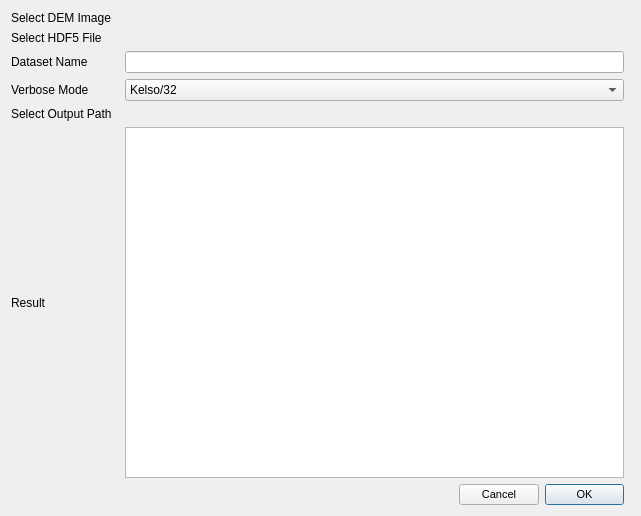
<?xml version="1.0" encoding="UTF-8"?>
<ui version="4.0">
 <class>CallRectificationDialogBase</class>
 <widget class="QDialog" name="CallRectificationDialogBase">
  <property name="geometry">
   <rect>
    <x>0</x>
    <y>0</y>
    <width>641</width>
    <height>516</height>
   </rect>
  </property>
  <property name="windowTitle">
   <string>Call Rectification</string>
  </property>
  <layout class="QGridLayout" name="gridLayout">
   <item row="2" column="0">
    <widget class="QLabel" name="label_3">
     <property name="text">
      <string>Dataset Name</string>
     </property>
    </widget>
   </item>
   <item row="3" column="2">
    <widget class="QComboBox" name="comboBox_2">
     <property name="minimumSize">
      <size>
       <width>350</width>
       <height>0</height>
      </size>
     </property>
     <property name="maximumSize">
      <size>
       <width>16777215</width>
       <height>16777215</height>
      </size>
     </property>
     <property name="toolTip">
      <string>&lt;html&gt;&lt;head/&gt;&lt;body&gt;&lt;p&gt;Select verbose mode&lt;/p&gt;&lt;/body&gt;&lt;/html&gt;</string>
     </property>
     <item>
      <property name="text">
       <string>Kelso/32</string>
      </property>
     </item>
    </widget>
   </item>
   <item row="2" column="2">
    <widget class="QLineEdit" name="lineEdit_3">
     <property name="minimumSize">
      <size>
       <width>350</width>
       <height>0</height>
      </size>
     </property>
     <property name="maximumSize">
      <size>
       <width>16777215</width>
       <height>16777215</height>
      </size>
     </property>
     <property name="toolTip">
      <string>&lt;html&gt;&lt;head/&gt;&lt;body&gt;&lt;p&gt;Enter the name of the HDF5 dataset to be read&lt;/p&gt;&lt;/body&gt;&lt;/html&gt;</string>
     </property>
    </widget>
   </item>
   <item row="6" column="2">
    <widget class="QDialogButtonBox" name="button_box">
     <property name="maximumSize">
      <size>
       <width>165</width>
       <height>16777215</height>
      </size>
     </property>
     <property name="font">
      <font>
       <pointsize>8</pointsize>
      </font>
     </property>
     <property name="layoutDirection">
      <enum>Qt::RightToLeft</enum>
     </property>
     <property name="orientation">
      <enum>Qt::Horizontal</enum>
     </property>
     <property name="standardButtons">
      <set>QDialogButtonBox::Cancel|QDialogButtonBox::Ok</set>
     </property>
     <property name="centerButtons">
      <bool>false</bool>
     </property>
    </widget>
   </item>
   <item row="5" column="2">
    <widget class="QPlainTextEdit" name="plainTextEdit">
     <property name="readOnly">
      <bool>true</bool>
     </property>
    </widget>
   </item>
   <item row="0" column="2" colspan="2">
    <widget class="QgsFileWidget" name="mQgsFileWidget">
     <property name="toolTip">
      <string>&lt;html&gt;&lt;head/&gt;&lt;body&gt;&lt;p&gt;Select DEM image input (.tif)&lt;/p&gt;&lt;/body&gt;&lt;/html&gt;</string>
     </property>
     <property name="statusTip">
      <string>Select DEM image input (.tif)</string>
     </property>
     <property name="filter">
      <string>*.tif *.tiff *.gtif ;;*.img ;; *.*</string>
     </property>
    </widget>
   </item>
   <item row="1" column="0">
    <widget class="QLabel" name="label_2">
     <property name="maximumSize">
      <size>
       <width>120</width>
       <height>16777215</height>
      </size>
     </property>
     <property name="text">
      <string>Select HDF5 File</string>
     </property>
    </widget>
   </item>
   <item row="4" column="0">
    <widget class="QLabel" name="label_5">
     <property name="text">
      <string>Select Output Path  </string>
     </property>
    </widget>
   </item>
   <item row="0" column="0">
    <widget class="QLabel" name="label">
     <property name="text">
      <string>Select DEM Image</string>
     </property>
    </widget>
   </item>
   <item row="3" column="0">
    <widget class="QLabel" name="label_4">
     <property name="text">
      <string>Verbose Mode</string>
     </property>
    </widget>
   </item>
   <item row="5" column="0">
    <widget class="QLabel" name="label_6">
     <property name="text">
      <string>Result</string>
     </property>
    </widget>
   </item>
   <item row="1" column="2" colspan="2">
    <widget class="QgsFileWidget" name="mQgsFileWidget_2">
     <property name="toolTip">
      <string>&lt;html&gt;&lt;head/&gt;&lt;body&gt;&lt;p&gt;Select HDF5 file input (.h5)&lt;/p&gt;&lt;/body&gt;&lt;/html&gt;</string>
     </property>
     <property name="filter">
      <string>*.h5*</string>
     </property>
    </widget>
   </item>
   <item row="4" column="2" colspan="2">
    <widget class="QgsFileWidget" name="mQgsFileWidget_3">
     <property name="toolTip">
      <string>&lt;html&gt;&lt;head/&gt;&lt;body&gt;&lt;p&gt;Select output directory&lt;/p&gt;&lt;/body&gt;&lt;/html&gt;</string>
     </property>
     <property name="filter">
      <string>*.tif *.tiff *.gtif *.img</string>
     </property>
    </widget>
   </item>
  </layout>
 </widget>
 <customwidgets>
  <customwidget>
   <class>QgsFileWidget</class>
   <extends>QWidget</extends>
   <header>qgsfilewidget.h</header>
  </customwidget>
 </customwidgets>
 <resources/>
 <connections>
  <connection>
   <sender>button_box</sender>
   <signal>accepted()</signal>
   <receiver>CallRectificationDialogBase</receiver>
   <slot>accept()</slot>
   <hints>
    <hint type="sourcelabel">
     <x>11</x>
     <y>357</y>
    </hint>
    <hint type="destinationlabel">
     <x>20</x>
     <y>20</y>
    </hint>
   </hints>
  </connection>
  <connection>
   <sender>button_box</sender>
   <signal>rejected()</signal>
   <receiver>CallRectificationDialogBase</receiver>
   <slot>reject()</slot>
   <hints>
    <hint type="sourcelabel">
     <x>11</x>
     <y>357</y>
    </hint>
    <hint type="destinationlabel">
     <x>20</x>
     <y>20</y>
    </hint>
   </hints>
  </connection>
 </connections>
</ui>
